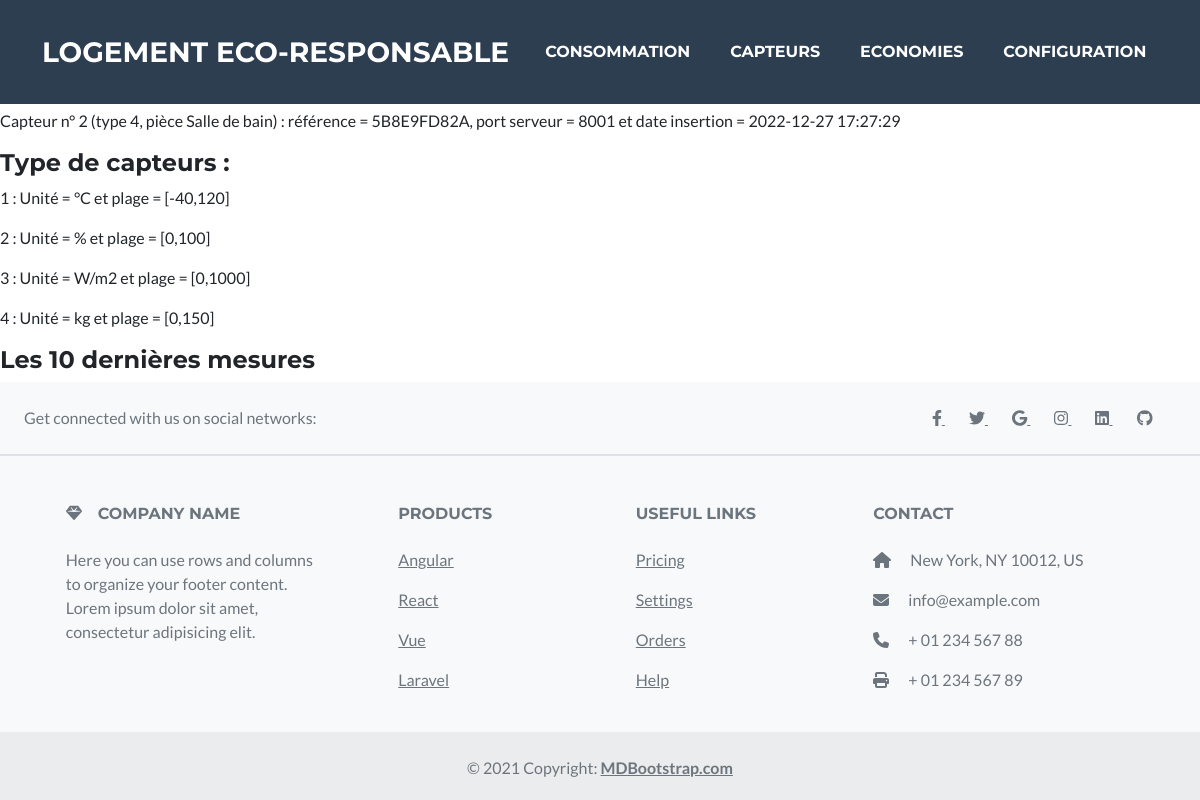
/website_php/capteurs.php, run on an earlier commit of the app's database.
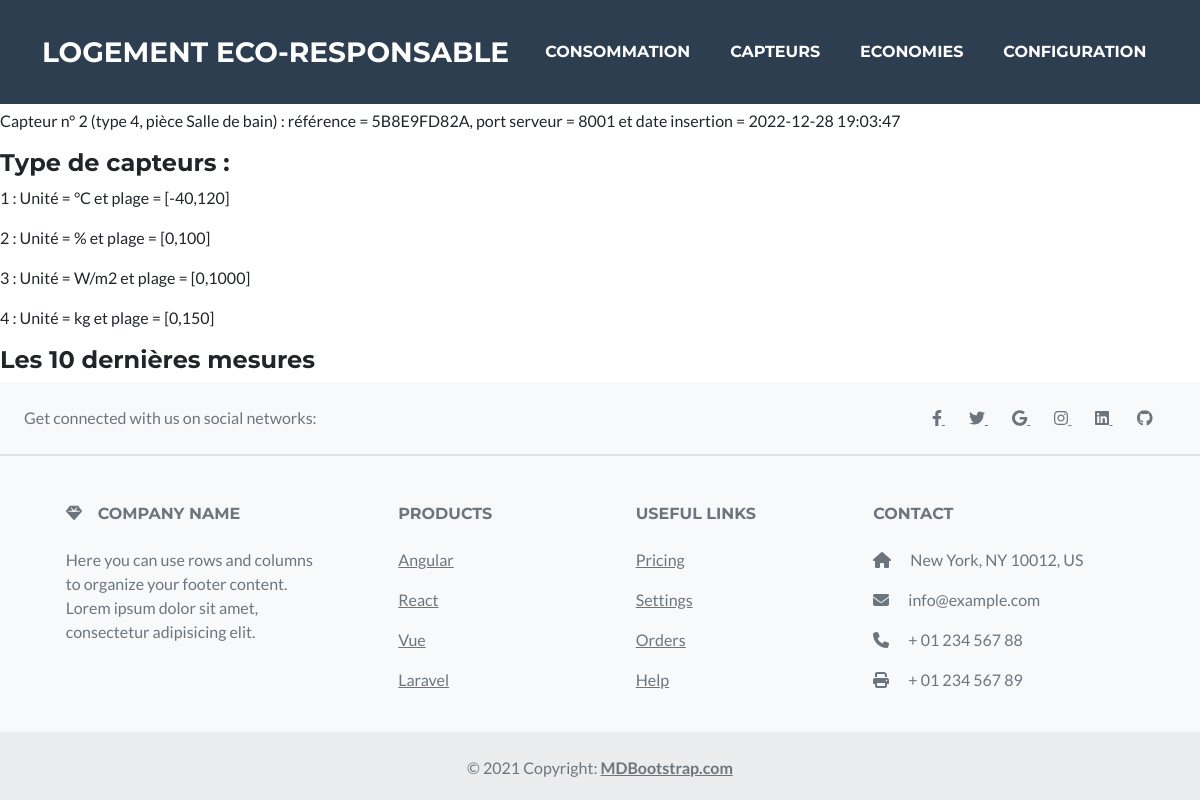
And on a later commit of the database.
### tables this page shows
CREATE TABLE Capteur (id INTEGER PRIMARY KEY AUTOINCREMENT, Ref_Commerciale TEXT NOT NULL, Port_Serveur INT NOT NULL, Date_Insertion TIMESTAMP DEFAULT CURRENT_TIMESTAMP, 
	Id_Type INTEGER NOT NULL, FOREIGN KEY (Id_Type) REFERENCES Type_Capteur(id));

CREATE TABLE Piece (id  INTEGER PRIMARY KEY AUTOINCREMENT, Nom TEXT NOT NULL, Coord_x REAL, Coord_y REAL, Coord_z REAL);

CREATE TABLE Type_Capteur (id INTEGER PRIMARY KEY AUTOINCREMENT, Unite TEXT NOT NULL, Plage_Debut REAL, Plage_Fin REAL);

### website_php/capteurs.php (the view, shortened to what this page needs)
<!DOCTYPE html>
<html lang="en">
<head>
  <?php include('includes/header.php'); ?>
</head>
<body class="fixed-sn mdb-skin-custom">
  <?php include('includes/navigation.php'); ?>
<main class="">
<section id="capteurs">
<h4>Vous trouverez ici toutes les informations concernant les capteurs </h4>
<?php
$db = new SQLite3('../logement.db');
$stm = $db->prepare('SELECT * FROM Capteur');
$res = $stm->execute();
while ($row = $res->fetchArray()): ?>
  <?php
  $stm_Piece_Capteur = $db->prepare('SELECT id_piece FROM Piece_Possede_Capteur WHERE id_capteur = ?');
  $stm_Piece_Capteur->bindValue(1,$row[0],SQLITE3_INTEGER);
  $res_Piece_Capteur = $stm_Piece_Capteur->execute();
  $row_Piece_Capteur = $res_Piece_Capteur->fetchArray();
  $stm_Piece = $db->prepare('SELECT Nom FROM Piece WHERE id = ?');
  $stm_Piece->bindValue(1,$row_Piece_Capteur[0]);
  $res_Piece = $stm_Piece->execute();
  $row_Piece = $res_Piece->fetchArray();
  ?>
  <p> <?php echo "Capteur n° {$row[0]} (type {$row[4]}, pièce $row_Piece[0]) : référence = {$row[1]}, port serveur = {$row[2]} et date insertion = {$row[3]}\n"; ?> </p>
<?php endwhile; ?>
<h4>Type de capteurs : </h4>
<?php
$stm = $db->prepare('SELECT * FROM Type_Capteur');
$res = $stm->execute();
while ($row = $res->fetchArray()): ?>
  <p> <?php echo "$row[0] : Unité = $row[1] et plage = [$row[2],$row[3]]"; ?> </p>
<?php endwhile; ?>
<h4>Les 10 dernières mesures </h4>
</section>
</main>
<?php include('includes/footer_style.php'); ?>
</body>
</html>

### website_php/includes/header.php (shortened to what this page needs)
<link href="css/styles.css" rel="stylesheet" />
<link rel="stylesheet" href="https://cdnjs.cloudflare.com/ajax/libs/font-awesome/5.15.3/css/all.min.css">
<link rel="stylesheet" href="https://mdbcdn.b-cdn.net/wp-content/themes/mdbootstrap4/docs-app/css/compiled-4.20.0.min.css">

### website_php/includes/navigation.php (shortened to what this page needs)
<nav class="navbar navbar-expand-lg bg-secondary text-uppercase fixed-top" id="mainNav">
    <div class="container">
        <a class="navbar-brand" href="index.php">Logement Eco-Responsable</a>
        <div class="collapse navbar-collapse" id="navbarResponsive">
            <ul class="navbar-nav ms-auto">
                <li class="nav-item mx-0 mx-lg-1"><a class="nav-link py-3 px-0 px-lg-3 rounded" href="consommation.php">Consommation</a></li>
                <li class="nav-item mx-0 mx-lg-1"><a class="nav-link py-3 px-0 px-lg-3 rounded" href="capteurs.php">Capteurs</a></li>
                <li class="nav-item mx-0 mx-lg-1"><a class="nav-link py-3 px-0 px-lg-3 rounded" href="economies.php">Economies</a></li>
                <li class="nav-item mx-0 mx-lg-1"><a class="nav-link py-3 px-0 px-lg-3 rounded" href="configuration.php">Configuration</a></li>
            </ul>
        </div>
    </div>
</nav>

### website_php/includes/footer_style.php (shortened to what this page needs)
<footer class="text-center text-lg-start bg-light text-muted">
  <section class="d-flex justify-content-center justify-content-lg-between p-4 border-bottom">
    <div class="me-5 d-none d-lg-block">
      <span>Get connected with us on social networks:</span>
    </div>
    <div>
      <a href="" class="me-4 text-reset">
        <i class="fab fa-facebook-f"></i>
      </a>
      <a href="" class="me-4 text-reset">
        <i class="fab fa-twitter"></i>
      </a>
      <a href="" class="me-4 text-reset">
        <i class="fab fa-google"></i>
      </a>
      <a href="" class="me-4 text-reset">
        <i class="fab fa-instagram"></i>
      </a>
      <a href="" class="me-4 text-reset">
        <i class="fab fa-linkedin"></i>
      </a>
      <a href="" class="me-4 text-reset">
        <i class="fab fa-github"></i>
      </a>
    </div>
  </section>
  <section class="">
    <div class="container text-center text-md-start mt-5">
      <div class="row mt-3">
        <div class="col-md-3 col-lg-4 col-xl-3 mx-auto mb-4">
          <h6 class="text-uppercase fw-bold mb-4">
            <i class="fas fa-gem me-3"></i>Company name
          </h6>
          <p>
            Here you can use rows and columns to organize your footer content. Lorem ipsum
            dolor sit amet, consectetur adipisicing elit.
          </p>
        </div>
        <div class="col-md-2 col-lg-2 col-xl-2 mx-auto mb-4">
          <h6 class="text-uppercase fw-bold mb-4">
            Products
          </h6>
          <p>
            <a href="#!" class="text-reset">Angular</a>
          </p>
          <p>
            <a href="#!" class="text-reset">React</a>
          </p>
          <p>
            <a href="#!" class="text-reset">Vue</a>
          </p>
          <p>
            <a href="#!" class="text-reset">Laravel</a>
          </p>
        </div>
        <div class="col-md-3 col-lg-2 col-xl-2 mx-auto mb-4">
          <h6 class="text-uppercase fw-bold mb-4">
            Useful links
          </h6>
          <p>
            <a href="#!" class="text-reset">Pricing</a>
          </p>
          <p>
            <a href="#!" class="text-reset">Settings</a>
          </p>
          <p>
            <a href="#!" class="text-reset">Orders</a>
          </p>
          <p>
            <a href="#!" class="text-reset">Help</a>
          </p>
        </div>
        <div class="col-md-4 col-lg-3 col-xl-3 mx-auto mb-md-0 mb-4">
          <h6 class="text-uppercase fw-bold mb-4">Contact</h6>
          <p><i class="fas fa-home me-3"></i> New York, NY 10012, US</p>
          <p>
            <i class="fas fa-envelope me-3"></i>
            info@example.com
          </p>
          <p><i class="fas fa-phone me-3"></i> + 01 234 567 88</p>
          <p><i class="fas fa-print me-3"></i> + 01 234 567 89</p>
        </div>
      </div>
    </div>
  </section>
  <div class="text-center p-4" style="background-color: rgba(0, 0, 0, 0.05);">
    © 2021 Copyright:
    <a class="text-reset fw-bold" href="https://mdbootstrap.com/">MDBootstrap.com</a>
  </div>
</footer>

What changed in the data, as far as the page shows it:
changed capteur "5B8E9FD82A": Date_Insertion "2022-12-27 17:27:29" → "2022-12-28 19:03:47"
